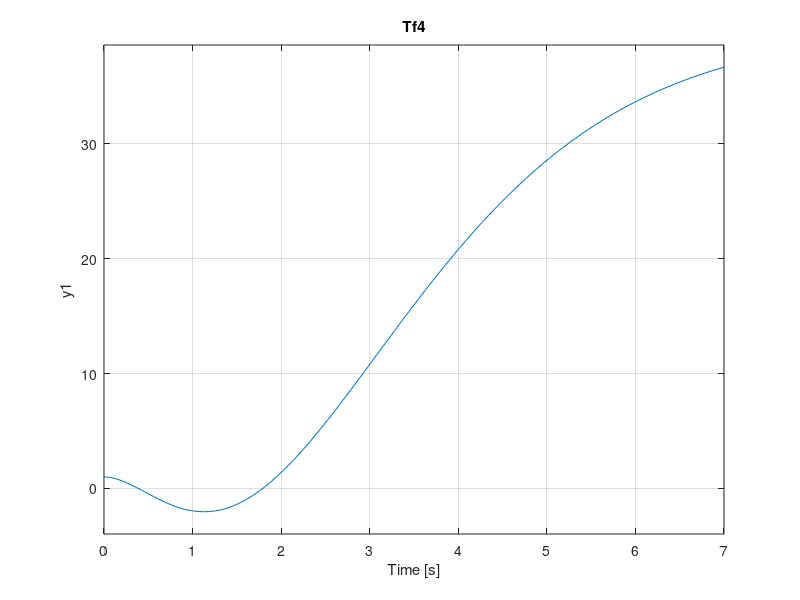

MATLAB code for this plot:
%% Settings
clearvars
close all
clc
format short
%% Plant
G = tf([1 -1],[1 1 -4 -4]);
%% Verification of Bezout Identity
N = tf(zpk(1,[-1 -1 -1],1));
M = tf(zpk([-2 2],[-1 -1],1));
U = tf([61 121],[3 3]);
V = tf([3 12 -31],[3 6 3]);
bzIden = U*N + V*M
%% Youla Stabilizing Controller
Q = tf(1,[1 3]);
K = (U + Q*M)/(V - Q*N);
%% Closed Loop TFs
Tf1 = minreal(inv(eye(size(G)) + (K*G)));
Tf2 = minreal(K*inv(eye(size(G)) + (G*K)));
Tf3 = minreal(G*Tf1);
Tf4 = minreal(inv(eye(size(G)) + (G*K)));
%% Step Response
figure
subplot(2,2,1)
step(Tf1)
title('Tf1')
grid on
subplot(2,2,2)
step(Tf2)
title('Tf2')
grid on
subplot(2,2,3)
step(Tf3)
title('Tf3')
grid on
subplot(2,2,4)
step(Tf4)
title('Tf4')
grid on